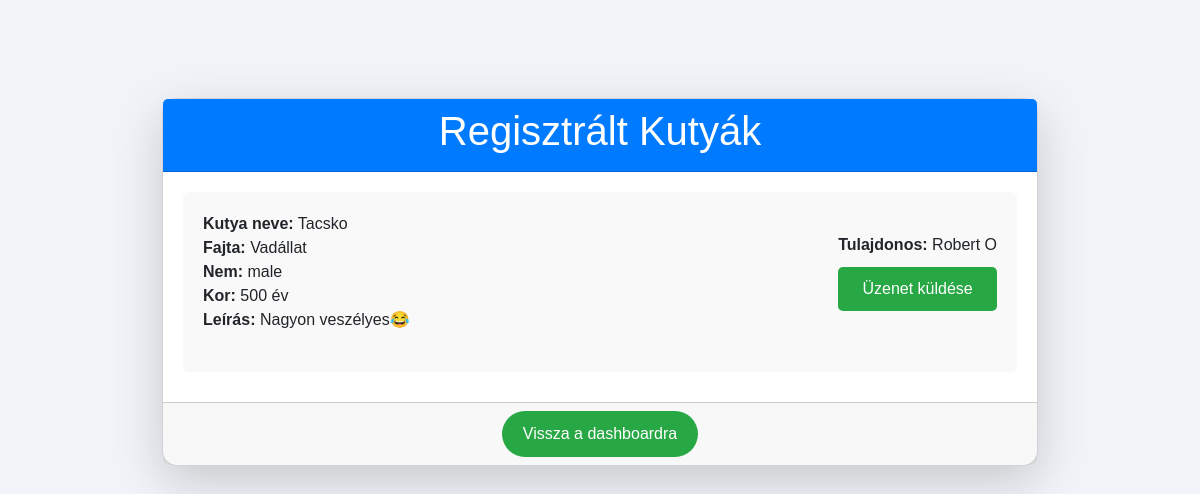
Page /views/walker/view_dogs.php (signed in) on the committed database.
### tables this page shows
CREATE TABLE `dogs` (
  `dog_id` int NOT NULL,
  `owner_id` int DEFAULT NULL,
  `name` varchar(255) DEFAULT NULL,
  `breed` varchar(255) DEFAULT NULL,
  `gender` varchar(50) DEFAULT NULL,
  `age` int DEFAULT NULL,
  `description` text
);

CREATE TABLE `users` (
  `user_id` int NOT NULL,
  `username` varchar(255) NOT NULL,
  `password_hash` varchar(255) NOT NULL,
  `first_name` varchar(255) DEFAULT NULL,
  `last_name` varchar(255) DEFAULT NULL,
  `phone_number` varchar(20) DEFAULT NULL,
  `address` text,
  `email` varchar(255) NOT NULL,
  `is_walker` tinyint(1) DEFAULT '0',
  `is_admin` tinyint(1) DEFAULT '0',
  `is_approved` tinyint(1) DEFAULT '0',
  `is_active` tinyint(1) DEFAULT '1',
  `created_at` timestamp NOT NULL DEFAULT CURRENT_TIMESTAMP
);

### views/walker/view_dogs.php (the view, shortened to what this page needs)
<?php
$servername = "localhost";
$username = "netwalker";
$password = "OAOJM80ovv20biq";
$dbname = "netwalker";
$conn = new mysqli($servername, $username, $password, $dbname);
$sql_dogs = "SELECT dogs.name, dogs.breed, dogs.gender, dogs.age, dogs.description, users.first_name, users.last_name, users.user_id
             FROM dogs
             JOIN users ON dogs.owner_id = users.user_id";
$result_dogs = $conn->query($sql_dogs);
?>
<!DOCTYPE html>
<html lang="en">
<head>
    <link href="https://cdn.jsdelivr.net/npm/bootstrap@5.3.2/dist/css/bootstrap.min.css" rel="stylesheet">
    <link href="../../style/view_dogs.css" rel="stylesheet">
</head>
<body>
    <div class="container mt-5">
        <div class="card shadow-lg">
            <div class="card-header">
                <h1>Regisztrált Kutyák</h1>
            </div>
            <div class="card-body">
                <?php if ($result_dogs->num_rows > 0): ?>
                    <ul class="list-group">
                        <?php while ($dog = $result_dogs->fetch_assoc()): ?>
                            <li class="list-group-item">
                                <div class="dog-info">
                                    <div class="dog-details">
                                        <strong>Kutya neve:</strong> <?php echo htmlspecialchars($dog['name']); ?><br>
                                        <strong>Fajta:</strong> <?php echo htmlspecialchars($dog['breed']); ?><br>
                                        <strong>Nem:</strong> <?php echo htmlspecialchars($dog['gender']); ?><br>
                                        <strong>Kor:</strong> <?php echo htmlspecialchars($dog['age']); ?> év<br>
                                        <strong>Leírás:</strong> <?php echo htmlspecialchars($dog['description']); ?>
                                    </div>
                                    <div class="owner-info">
                                        <strong>Tulajdonos:</strong> <?php echo htmlspecialchars($dog['first_name'] . ' ' . $dog['last_name']); ?><br>
                                        <form action="messages.php" method="get">
                                            <button type="submit">Üzenet küldése</button>
                                        </form>
                                    </div>
                                </div>
                            </li>
                        <?php endwhile; ?>
                    </ul>
                <?php else: ?>
                    <p>Nincs regisztrált kutya.</p>
                <?php endif; ?>
            </div>
            <div class="card-footer text-center">
                <a href="walker_dashboard.php" class="btn btn-back">Vissza a dashboardra</a>
            </div>
        </div>
    </div>
</body>
</html>

### style/view_dogs.css (style rules this page uses)
body { background-color: #f0f4f8; font-family: Arial, sans-serif; }
.container { max-width: 900px; margin: auto; padding-top: 50px; }
.card { margin-bottom: 30px; border-radius: 15px; box-shadow: 0px 4px 15px rgba(0, 0, 0, 0.1); }
.card-header { background-color: #007bff; color: white; text-align: center; }
.card-body { padding: 20px; }
.dog-info { display: flex; justify-content: space-between; align-items: center; margin-bottom: 20px; }
.dog-details { max-width: 70%; }
.owner-info { max-width: 25%; text-align: right; }
.owner-info button { margin-top: 10px; width: 100%; background-color: #28a745; color: white; border: none; border-radius: 5px; padding: 10px; cursor: pointer; }
.list-group-item { background-color: #f9f9f9; border: none; margin-bottom: 10px; border-radius: 10px; padding: 20px; }
.btn-back { background-color: #28a745; color: white; padding: 10px 20px; font-size: 16px; border-radius: 50px; text-decoration: none; display: inline-block; transition: background-color 0.3s ease, transform 0.3s ease; }

### rows in the picture
dogs: name "Tacsko", breed "Vadállat", gender "male", age "500", description "Nagyon veszélyes😂", owner.last_name "Robert O"
